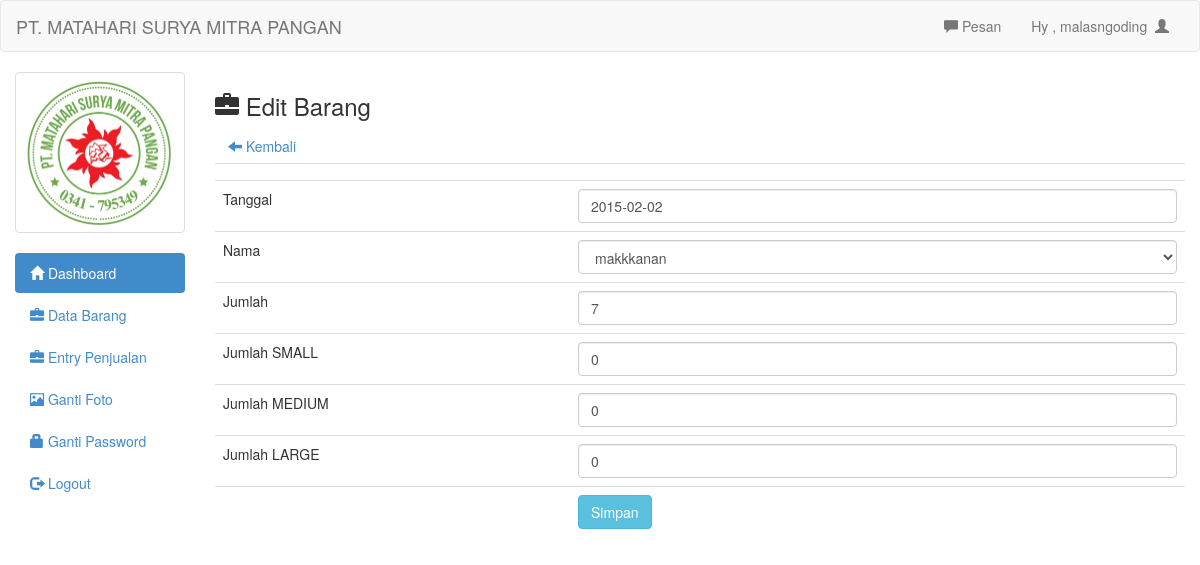
Screenshot of /admin/edit_laku.php?id=47 (signed in) with the database file from the repository.
### tables this page shows
CREATE TABLE `barang_laku` (
  `id` int(11) NOT NULL,
  `tanggal` date NOT NULL,
  `nama` text NOT NULL,
  `jumlah` int(11) NOT NULL,
  `Jumlah_SMALL` int(11) NOT NULL,
  `Jumlah_MEDIUM` int(11) NOT NULL,
  `Jumlah_LARGE` int(11) NOT NULL
);

CREATE TABLE `barang` (
  `id` int(11) NOT NULL,
  `nama` text NOT NULL,
  `jenis` text NOT NULL,
  `suplier` text NOT NULL,
  `modal` int(11) NOT NULL,
  `harga` int(11) NOT NULL,
  `Jumlah SMALL` int(11) NOT NULL,
  `Jumlah MEDIUM` int(11) NOT NULL,
  `Jumlah LARGE` int(11) NOT NULL,
  `jumlah` int(11) NOT NULL,
  `sisa` int(11) NOT NULL
);

### admin/edit_laku.php (the view, shortened to what this page needs)
<?php
include 'header.php';
?>
<h3><span class="glyphicon glyphicon-briefcase"></span> Edit Barang</h3>
<a class="btn" href="barang_laku.php"><span class="glyphicon glyphicon-arrow-left"></span> Kembali</a>
<?php
$id_brg = $_GET['id'];
$det = $conn->query("select * from barang_laku where id='$id_brg'") or die($conn->connect_error);
while ($d = mysqli_fetch_array($det)) {
?>
	<form action="update_laku.php" method="post">
		<table class="table">
			<tr>
				<td></td>
				<td><input type="hidden" name="id" value="<?= $d['id'] ?>"></td>
			</tr>
			<tr>
				<td>Tanggal</td>
				<td><input name="tanggal" type="text" class="form-control" id="tanggal" autocomplete="off" value="<?= $d['tanggal'] ?>"></td>
			</tr>
			<tr>
				<td>Nama</td>
				<td>
					<select class="form-control" name="nama">
						<?php
						$brg = $conn->query("select * from barang");
						while ($b = mysqli_fetch_array($brg)) {
						?>
							<option <?php if ($d['nama'] == $b['nama']) {
										echo "selected";
									} ?> value="<?= $b['nama']; ?>"><?= $b['nama'] ?></option>
						<?php
						}
						?>
					</select>
				</td>
			</tr>
			<tr>
				<td>Jumlah</td>
				<td><input type="text" class="form-control" name="jumlah" value="<?= $d['jumlah'] ?>"></td>
			</tr>
			<tr>
				<td>Jumlah SMALL</td>
				<td><input type="text" class="form-control" name="Jumlah_SMALL" value="<?= $d['Jumlah_SMALL'] ?>"></td>
			</tr>
			<tr>
				<td>Jumlah MEDIUM</td>
				<td><input type="text" class="form-control" name="Jumlah_MEDIUM" value="<?= $d['Jumlah_MEDIUM'] ?>"></td>
			</tr>
			<tr>
				<td>Jumlah LARGE</td>
				<td><input type="text" class="form-control" name="Jumlah_LARGE" value="<?= $d['Jumlah_LARGE'] ?>"></td>
			</tr>
			<tr>
				<td></td>
				<td><input type="submit" class="btn btn-info" value="Simpan"></td>
			</tr>
		</table>
	</form>
<?php
}
?>
<?php
include 'footer.php';
?>

### admin/header.php (shortened to what this page needs)
<!DOCTYPE html>
<html>
<head>
	<?php
	include 'config.php';
	?>
	<link rel="stylesheet" type="text/css" href="../assets/css/bootstrap.css">
	<link rel="stylesheet" type="text/css" href="../assets/js/jquery-ui/jquery-ui.css">
</head>
<body>
	<div class="navbar navbar-default">
		<div class="container-fluid">
			<div class="navbar-header">
				<a href="" class="navbar-brand">PT. MATAHARI SURYA MITRA PANGAN</a>
			</div>
			<div class="collapse navbar-collapse">
				<ul class="nav navbar-nav navbar-right">
					<li><a id="pesan_sedia" href="#" data-toggle="modal" data-target="#modalpesan"><span class='glyphicon glyphicon-comment'></span> Pesan</a></li>
					<li><a class="dropdown-toggle" data-toggle="dropdown" role="button" href="#">Hy , <?php echo $_SESSION['uname']  ?>&nbsp&nbsp<span class="glyphicon glyphicon-user"></span></a></li>
				</ul>
			</div>
		</div>
	</div>
	<div class="col-md-2">
		<div class="row">
			<?php
			$use = $_SESSION['uname'];
			$fo = $conn->query("select foto from admin where uname='$use'");
			while ($f = mysqli_fetch_array($fo)) {
			?>
				<div class="col-xs-6 col-md-12">
					<a class="thumbnail">
						<img class="img-responsive" src="foto/<?php echo $f['foto']; ?>">
					</a>
				</div>
			<?php
			}
			?>
		</div>
		<ul class="nav nav-pills nav-stacked">
			<li class="active"><a href="index.php"><span class="glyphicon glyphicon-home"></span> Dashboard</a></li>
			<li><a href="barang.php"><span class="glyphicon glyphicon-briefcase"></span> Data Barang</a></li>
			<li><a href="barang_laku.php"><span class="glyphicon glyphicon-briefcase"></span> Entry Penjualan</a></li>
			<li><a href="ganti_foto.php"><span class="glyphicon glyphicon-picture"></span> Ganti Foto</a></li>
			<li><a href="ganti_pass.php"><span class="glyphicon glyphicon-lock"></span> Ganti Password</a></li>
			<li><a href="logout.php"><span class="glyphicon glyphicon-log-out"></span> Logout</a></li>
		</ul>
	</div>
	<div class="col-md-10">

### rows the page displays
barang_laku: tanggal "2015-02-02", nama "makkkanan", jumlah "7", Jumlah_SMALL "0", Jumlah_MEDIUM "0", Jumlah_LARGE "0"

### other values shown
$_SESSION['uname'] "malasngoding"
